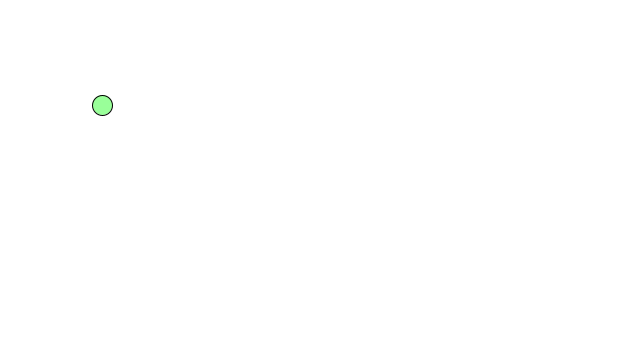
Frame 1 (no input)
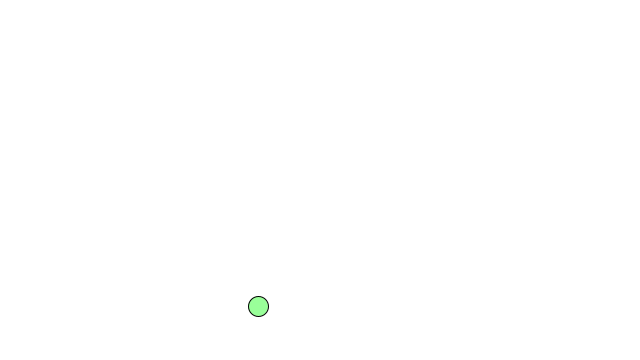
Frame 60 (the mouse pressed at the canvas centre just before this capture)
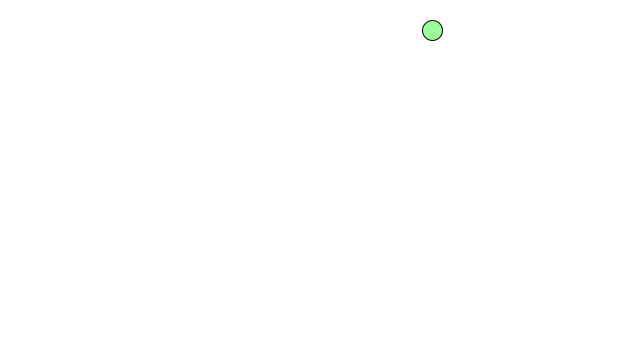
Frame 120 (the mouse held since frame 60 and released just before this capture)

The Processing sketch that drew these frames (run headless with seeded random() and noise(); from frame 60 on, the mouse is pressed at the canvas centre):

// Processing sketch: sketch_160322a
// ── sketch_160322a.pde

Ball b;

void setup() {
  size(640, 360);
  b = new Ball();
}

void draw() {
  background(255);
  b.update();
  b.display();
}
// ── Ball.pde
class Ball {
  PVector location;
  PVector velocity;
  PVector acceleration;

  Ball() {
    location = new PVector(100, 100);
    velocity = new PVector(2.5, 5);
  }
  
  void accelerate(){
    float a=keyPressed?-0.02:0.01;
    acceleration=velocity.copy();
    acceleration.normalize();
    acceleration.mult(a);
    velocity.add(acceleration);
    velocity.limit(7);
    location.add(velocity);
  }
  
  void update() {
    accelerate();
    if ((location.x > width) || (location.x < 0)) {
      velocity.x = velocity.x * -1;
    }
    if ((location.y > height) || (location.y < 0)) {
      velocity.y = velocity.y * -1;
    }
  }
  void display() {
    stroke(0);
    fill(153,255,153);
    ellipse(location.x, location.y, 20, 20);
  }
}
